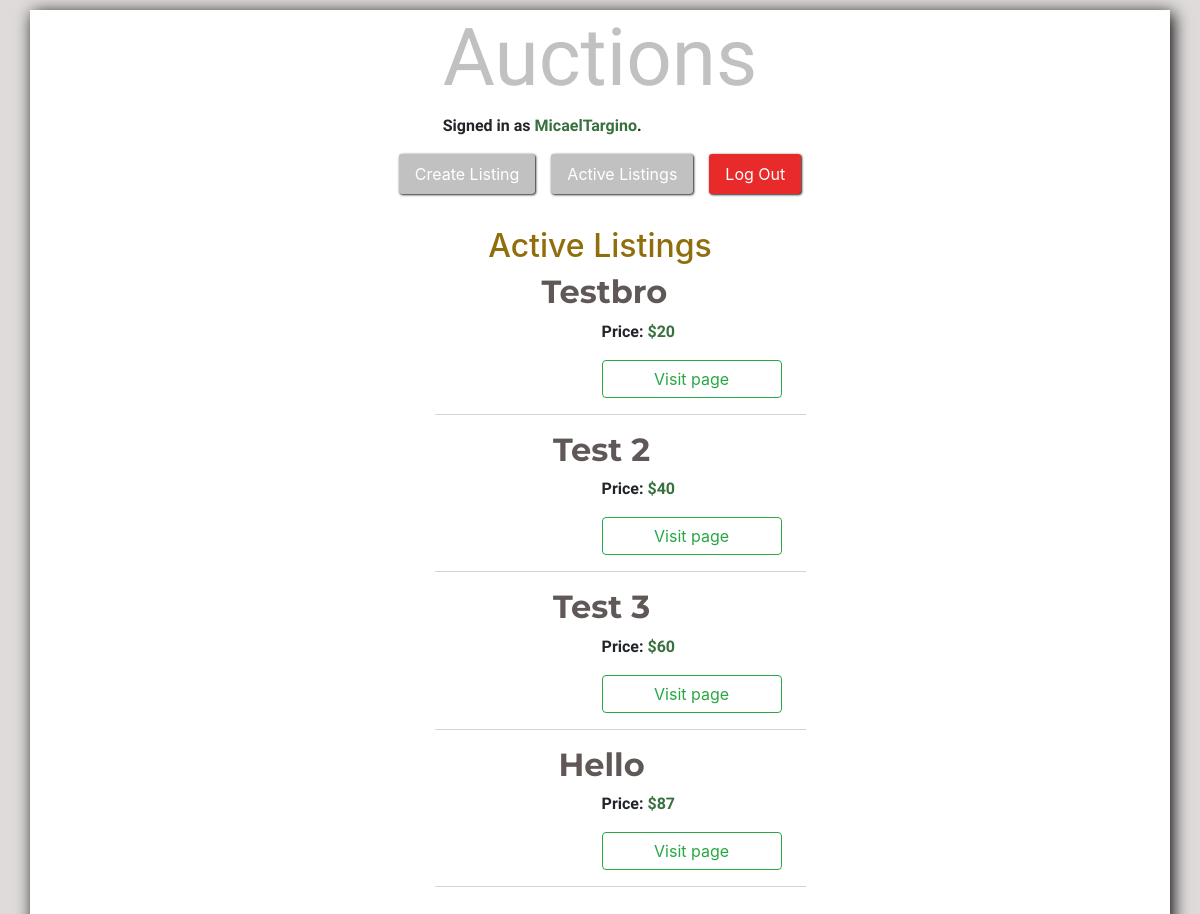
Before: / (signed in) with the older database file.
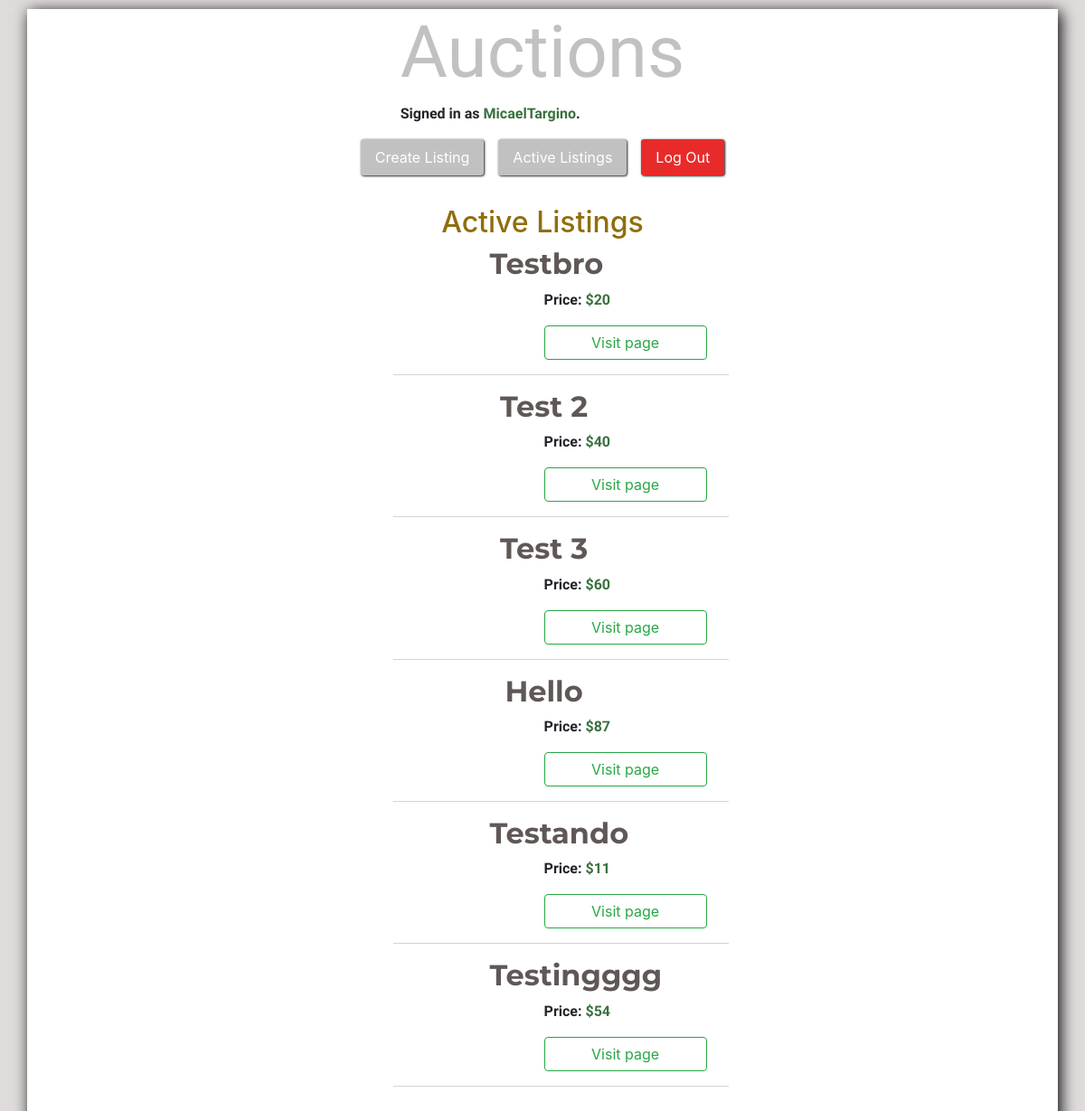
After: the same page with the newer database file.
### auctions/models.py (models this page shows, shortened)
class User(AbstractUser):
    pass

class Auction(models.Model):
    title = models.CharField(max_length=20, primary_key=True)
    description = models.CharField(max_length=128)
    current_price = models.IntegerField(blank=True)
    starting_bid = models.IntegerField()
    img_url = models.CharField(max_length=420)

### auctions/views.py (the view)
# urls.py: path("", views.index, name="index"),
def index(request):
    all_auctions = Auction.objects.all()
    return render(request, "auctions/index.html", {
        "auctions": all_auctions
    })

### auctions/templates/auctions/index.html (shortened to what this page needs)
{% extends "auctions/layout.html" %}
{% block head %}
        <link href="../../static/auctions/auctionlist.css" rel="stylesheet">
{% endblock %}
{% block body %}
    <ul class="nav">
        {% if user.is_authenticated %}
            <li class="nav-item">
                <a class="nav-link menuLink mr-3" href="{% url 'createListing' %}">Create Listing</a>
            </li>
            <li class="nav-item">
                <a class="nav-link menuLink mr-3" href="{% url 'index' %}">Active Listings</a>
            </li>
            <li class="nav-item">
                <a style="background: #E92A2A;" class="nav-link menuLink" href="{% url 'logout' %}">Log Out</a>
           </li>
    {% endif %}
    </ul>
    {% if user.is_authenticated %}
        <h2 style="color:#906E0C">Active Listings</h2>
        <ul class="all-auctions">
            {% for auction in auctions %}
            <li style="list-style: none;" class="auctionTable">
                <div class="row">
                    <div class="col-md-5 d-none d-md-block">
                    </div>
                    <div class="col-md-5 auctionRow">
                        <h4>{{ auction.title }}</h4>
                        <div><p>Price: <strong>${{ auction.current_price }}</strong></p></div>
                        <a href="{% url 'item_page' auction.title %}"><button class="btn btn-outline-success">Visit page</button></a>
                    </div>
                </div>
            </li>
            {% endfor %}
        </ul>
    {% else %}
        <h2 id="login">the right plattform to interact with products.</h2>
    {% endif %}
</div>
{% endblock %}

### auctions/templates/auctions/layout.html (shortened to what this page needs)
{% load static %}
<!DOCTYPE html>
<html lang="en">
    <head>
        <link rel="stylesheet" href="https://stackpath.bootstrapcdn.com/bootstrap/4.4.1/css/bootstrap.min.css">
        <link rel="stylesheet" href="https://cdnjs.cloudflare.com/ajax/libs/font-awesome/5.15.3/css/all.min.css" />
        <link href="{% static 'auctions/global.css' %}" rel="stylesheet">
        {% block head %}
        {% endblock %}
    </head>
    <body>
            <div class="container">
            <div>
                <h1 id="logo" style="cursor:pointer">Auctions</h1>
                {% if user.is_authenticated %}
                    <p class="authenticated">Signed in as <strong>{{ user.username }}</strong>.</p>
                {% elif logged == False %}
                    <p></p>
                {% else %}
                    <p class="notAuthenticated">Not signed in.</p>
                {% endif %}
            </div>
            {% block body %}
            {% endblock %}
    </body>
</html>

### auctions/static/auctions/global.css (style rules this page uses)
body { padding: 10px; background: #DFDBDB; }
body .container { background: white; min-height: 100vh; height: auto; white-space:nowrap; overflow-y: scroll; display: flex; flex-direction: column; align-items: center; justify-content: space-evenly; box-shadow: 0.2rem 0.2rem 1rem black; }
body .container h1#logo { font-family: Antonio, sans-serif; font-size: 5rem; font-weight: 200; color: #c1c1c1; }
body .container p { font-family: "Open Sans Condensed", sans-serif; font-weight: 700; }
body .container p strong { color: #39713E; }
body .container .menuLink { background: #c1c1c1; color: #fff; border-radius: 0.2rem; box-shadow: 0.05rem 0.05rem 0.15rem black; }

### auctions/static/auctions/auctionlist.css (style rules this page uses)
ul.all-auctions { height: 80vh; white-space: nowrap; overflow-x: hidden; overflow-y: scroll; }
.auctionTable { margin-bottom: 1rem; padding-bottom: 1rem; border-bottom: 1px solid #d4d4d4; }
.auctionTable .auctionRow { padding-right: 11rem; display: flex; flex-direction: column; align-items: flex-start; justify-content: space-between; }
.auctionTable .auctionRow h4 { width: auto; max-width: 10vw; max-height: 20vh; font-family: Montserrat, sans-serif; text-transform: capitalize; font-weight: 700; font-size: 2rem; color: #605757; align-self: center; }
.auctionTable .auctionRow p { width: 15vw; }
.auctionTable .auctionRow button { width: 15vw; }

Changed rows visible on the page:
added Auction: title "Testando", current_price "11"
added Auction: title "Testingggg", current_price "54"
